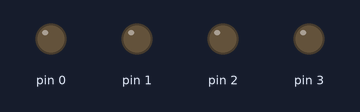
Recording of a sketch running on a simulated Arduino Uno, built with avr-gcc and run on an emulated ATmega328P. Shown: output pins drawn as LEDs (lit = HIGH).

Above: at 0.05 s.
At 0.35 s:
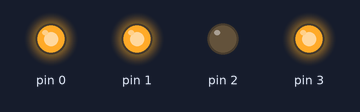
At 0.75 s:
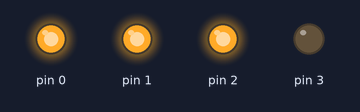
At 1.45 s:
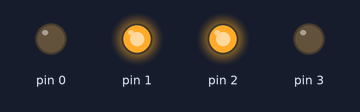
At 2.15 s:
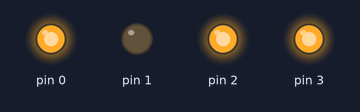
At 2.85 s:
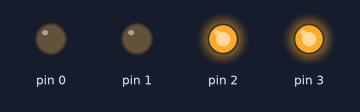
Timing chart, 0 to 3.1 s (numbered marks = the images above):
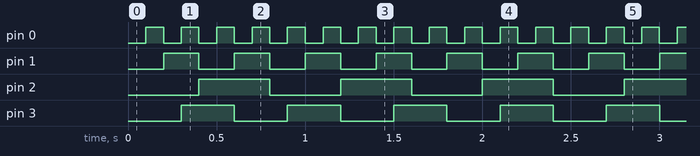

The sketch:

task1.ino
```cpp
const int n = 4;

int leds[n] {0, 1, 2, 3};

int states[n] {LOW, LOW, LOW, LOW};

long swap_times[n] {0, 0, 0, 0};

int intervals[n] {100, 2 * 100, 4 * 100, 3 * 100};

void setup() {
  for (int i=0; i<n; i++) {
    pinMode(leds[i], OUTPUT);
  }
}

void loop() {
  long current_time = millis();

  for (int i=0; i<n; i++) {
    if (current_time - swap_times[i] >= intervals[i]) {
      swap_times[i] = current_time;
      if (states[i] == LOW) {
        states[i] = HIGH;
      }
      else {
        states[i] = LOW;
      }
      digitalWrite(leds[i], states[i]);
    }
  }


}
```

Measured:
- by itself, pin 0: alternates HIGH for 0.10 s and LOW for 0.10 s
- by itself, pin 1: alternates HIGH for 0.20 s and LOW for 0.20 s
- by itself, pin 2: alternates HIGH for 0.40 s and LOW for 0.40 s
- by itself, pin 3: alternates HIGH for 0.30 s and LOW for 0.30 s
